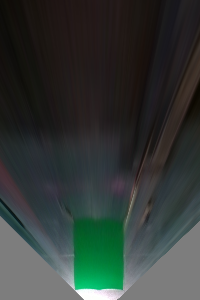

The Python source for this figure:
import numpy as np
import cv2
import glob
import matplotlib.image as mpimg
from matplotlib import pyplot as plt
from numpy.linalg import inv

imagen0 = cv2.imread('image___1.png',1) # Origen (Imagen del suelo)
#**************************************************
#**************************************************
#**************************************************
K = np.array([[367.41555751, 0.0, 317.19250783],[0.0, 367.33752184, 239.178539],[0.0, 0.0, 1.0]])
dist_coef = np.array([[-0.321731, 0.11867863, -0.00120927, -0.00076853, -0.02279705]])
h,w = imagen0.shape[:2]
f = 1.19
w = int(w*f)
h = int(h*f)
mapx,mapy = cv2.initUndistortRectifyMap(K,dist_coef,None,None,(w,h),5)
imagenK = cv2.remap(imagen0,mapx,mapy,cv2.INTER_LINEAR)
cv2.imwrite('Undist.png',imagenK)

#**************************************************
#**************************************************
#**************************************************
# Se definen 4 puntos en la imagen de origen. Las unidades son px.
p1_1 = [275,362]
p1_2 = [466,360]	
p1_3 = [692,464]
p1_4 = [21,473]
P1 = np.concatenate(([[p1_1],[p1_2],[p1_3],[p1_4]]),axis=0)
# Se seleccionan 4 puntos en la imagen de destino, se escriben en cm y se usa como referencial 
# al vector de traslacion T. Este se varia segun convenga a la imagen de salida; 
T = [75,224]
p2_1 = np.add([0.0,0.0],T)
p2_2 = np.add([47.0,0.0],T)			
p2_3 = np.add([47.0,65.5],T) 
p2_4 = np.add([0.0,65.5],T)
P2 = np.array([p2_1,p2_2,p2_3,p2_4])
H, mask = cv2.findHomography(P1, P2, cv2.RANSAC,5.0) 
#**************************************************
#**************************************************
#**************************************************
print "****************"
print "Matriz de Homografia"
print H # Matriz de homografia
#Obtenemos la imagen con correccion de pespectiva
imagenH = cv2.warpPerspective(imagenK, H, (200,300),borderMode=cv2.BORDER_CONSTANT, borderValue=(125, 125, 125)) 		
cv2.imwrite('Homography.png',imagenH)
imagenH = cv2.cvtColor(imagenH, cv2.COLOR_BGR2RGB)	
plt.imshow(imagenH, 'gray'), plt.show()
